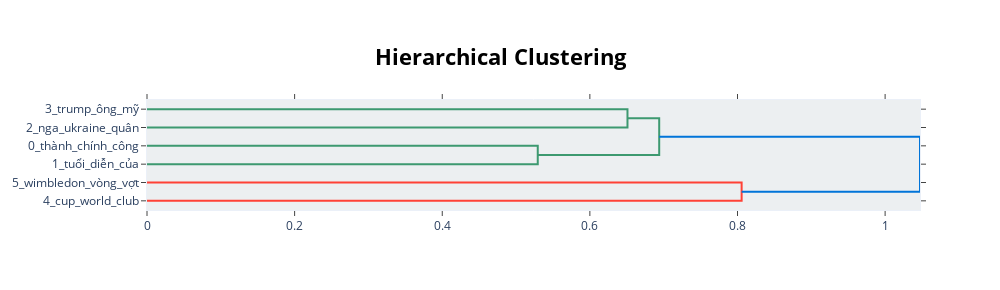
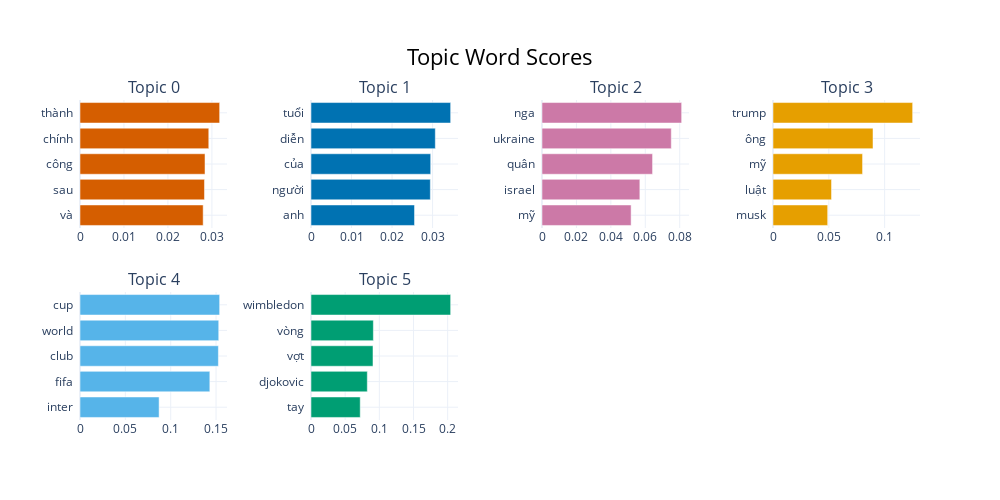

The code cell stored with these charts, in order, in its notebook:
### Code cell
topic_model.visualize_hierarchy().show()
topic_model.visualize_barchart(top_n_topics=10).show()

### Figure 1 — Plotly figure (JSON) as saved in the notebook; plotly's stock layout.template omitted (floating-point values rounded to 4 significant figures)
{"data": [{"hoverinfo": "text", "marker": {"color": "rgb(61,153,112)"}, "mode": "lines", "type": "scatter", "x": [0.0, 0.6509, 0.6509, 0.0], "xaxis": "x", "y": [-5.0, -5.0, -15.0, -15.0], "yaxis": "y"}, {"hoverinfo": "text", "marker": {"color": "rgb(61,153,112)"}, "mode": "lines", "type": "scatter", "x": [0.0, 0.5294, 0.5294, 0.0], "xaxis": "x", "y": [-25.0, -25.0, -35.0, -35.0], "yaxis": "y"}, {"hoverinfo": "text", "marker": {"color": "rgb(61,153,112)"}, "mode": "lines", "type": "scatter", "x": [0.6509, 0.6939, 0.6939, 0.5294], "xaxis": "x", "y": [-10.0, -10.0, -30.0, -30.0], "yaxis": "y"}, {"hoverinfo": "text", "marker": {"color": "rgb(255,65,54)"}, "mode": "lines", "type": "scatter", "x": [0.0, 0.8056, 0.8056, 0.0], "xaxis": "x", "y": [-45.0, -45.0, -55.0, -55.0], "yaxis": "y"}, {"hoverinfo": "text", "marker": {"color": "rgb(0,116,217)"}, "mode": "lines", "type": "scatter", "x": [0.6939, 1.047, 1.047, 0.8056], "xaxis": "x", "y": [-20.0, -20.0, -50.0, -50.0], "yaxis": "y"}], "layout": {"autosize": false, "height": 290, "hoverlabel": {"bgcolor": "white", "font": {"family": "Rockwell", "size": 16}}, "hovermode": "closest", "plot_bgcolor": "#ECEFF1", "showlegend": false, "title": {"font": {"color": "Black", "size": 22}, "text": "<b>Hierarchical Clustering</b>", "x": 0.5, "xanchor": "center", "yanchor": "top"}, "width": 1000, "xaxis": {"mirror": "allticks", "rangemode": "tozero", "showgrid": false, "showline": true, "showticklabels": true, "ticks": "outside", "type": "linear", "zeroline": false}, "yaxis": {"mirror": "allticks", "range": [-60, 0], "rangemode": "tozero", "showgrid": false, "showline": true, "showticklabels": true, "tickmode": "array", "ticks": "outside", "ticktext": ["3_trump_ông_mỹ", "2_nga_ukraine_quân", "0_thành_chính_công", "1_tuổi_diễn_của", "5_wimbledon_vòng_vợt", "4_cup_world_club"], "tickvals": [-5, -15, -25, -35, -45, -55], "type": "linear", "zeroline": false}}}

### Figure 2 — Plotly figure (JSON) as saved in the notebook; plotly's stock layout.template omitted (floating-point values rounded to 4 significant figures)
{"data": [{"marker": {"color": "#D55E00"}, "orientation": "h", "type": "bar", "x": [0.02801, 0.02831, 0.02843, 0.02929, 0.03176], "xaxis": "x", "y": ["và  ", "sau  ", "công  ", "chính  ", "thành  "], "yaxis": "y"}, {"marker": {"color": "#0072B2"}, "orientation": "h", "type": "bar", "x": [0.02555, 0.02945, 0.02953, 0.03068, 0.03446], "xaxis": "x2", "y": ["anh  ", "người  ", "của  ", "diễn  ", "tuổi  "], "yaxis": "y2"}, {"marker": {"color": "#CC79A7"}, "orientation": "h", "type": "bar", "x": [0.05176, 0.05684, 0.06422, 0.07511, 0.08112], "xaxis": "x3", "y": ["mỹ  ", "israel  ", "quân  ", "ukraine  ", "nga  "], "yaxis": "y3"}, {"marker": {"color": "#E69F00"}, "orientation": "h", "type": "bar", "x": [0.04899, 0.05242, 0.08022, 0.08958, 0.1251], "xaxis": "x4", "y": ["musk  ", "luật  ", "mỹ  ", "ông  ", "trump  "], "yaxis": "y4"}, {"marker": {"color": "#56B4E9"}, "orientation": "h", "type": "bar", "x": [0.0872, 0.1431, 0.1526, 0.1529, 0.154], "xaxis": "x5", "y": ["inter  ", "fifa  ", "club  ", "world  ", "cup  "], "yaxis": "y5"}, {"marker": {"color": "#009E73"}, "orientation": "h", "type": "bar", "x": [0.07203, 0.08239, 0.09071, 0.09125, 0.2043], "xaxis": "x6", "y": ["tay  ", "djokovic  ", "vợt  ", "vòng  ", "wimbledon  "], "yaxis": "y6"}], "layout": {"annotations": [{"font": {"size": 16}, "showarrow": false, "text": "Topic 0", "x": 0.0875, "xanchor": "center", "xref": "paper", "y": 1, "yanchor": "bottom", "yref": "paper"}, {"font": {"size": 16}, "showarrow": false, "text": "Topic 1", "x": 0.3625, "xanchor": "center", "xref": "paper", "y": 1, "yanchor": "bottom", "yref": "paper"}, {"font": {"size": 16}, "showarrow": false, "text": "Topic 2", "x": 0.6375, "xanchor": "center", "xref": "paper", "y": 1, "yanchor": "bottom", "yref": "paper"}, {"font": {"size": 16}, "showarrow": false, "text": "Topic 3", "x": 0.9125, "xanchor": "center", "xref": "paper", "y": 1, "yanchor": "bottom", "yref": "paper"}, {"font": {"size": 16}, "showarrow": false, "text": "Topic 4", "x": 0.0875, "xanchor": "center", "xref": "paper", "y": 0.4, "yanchor": "bottom", "yref": "paper"}, {"font": {"size": 16}, "showarrow": false, "text": "Topic 5", "x": 0.3625, "xanchor": "center", "xref": "paper", "y": 0.4, "yanchor": "bottom", "yref": "paper"}], "height": 500, "hoverlabel": {"bgcolor": "white", "font": {"family": "Rockwell", "size": 16}}, "showlegend": false, "title": {"font": {"color": "Black", "size": 22}, "text": "Topic Word Scores", "x": 0.5, "xanchor": "center", "yanchor": "top"}, "width": 1000, "xaxis": {"anchor": "y", "domain": [0, 0.175], "showgrid": true}, "xaxis2": {"anchor": "y2", "domain": [0.275, 0.45], "showgrid": true}, "xaxis3": {"anchor": "y3", "domain": [0.55, 0.725], "showgrid": true}, "xaxis4": {"anchor": "y4", "domain": [0.825, 1], "showgrid": true}, "xaxis5": {"anchor": "y5", "domain": [0, 0.175], "showgrid": true}, "xaxis6": {"anchor": "y6", "domain": [0.275, 0.45], "showgrid": true}, "xaxis7": {"anchor": "y7", "domain": [0.55, 0.725], "showgrid": true}, "xaxis8": {"anchor": "y8", "domain": [0.825, 1], "showgrid": true}, "yaxis": {"anchor": "x", "domain": [0.6, 1], "showgrid": true}, "yaxis2": {"anchor": "x2", "domain": [0.6, 1], "showgrid": true}, "yaxis3": {"anchor": "x3", "domain": [0.6, 1], "showgrid": true}, "yaxis4": {"anchor": "x4", "domain": [0.6, 1], "showgrid": true}, "yaxis5": {"anchor": "x5", "domain": [0, 0.4], "showgrid": true}, "yaxis6": {"anchor": "x6", "domain": [0, 0.4], "showgrid": true}, "yaxis7": {"anchor": "x7", "domain": [0, 0.4], "showgrid": true}, "yaxis8": {"anchor": "x8", "domain": [0, 0.4], "showgrid": true}}}
